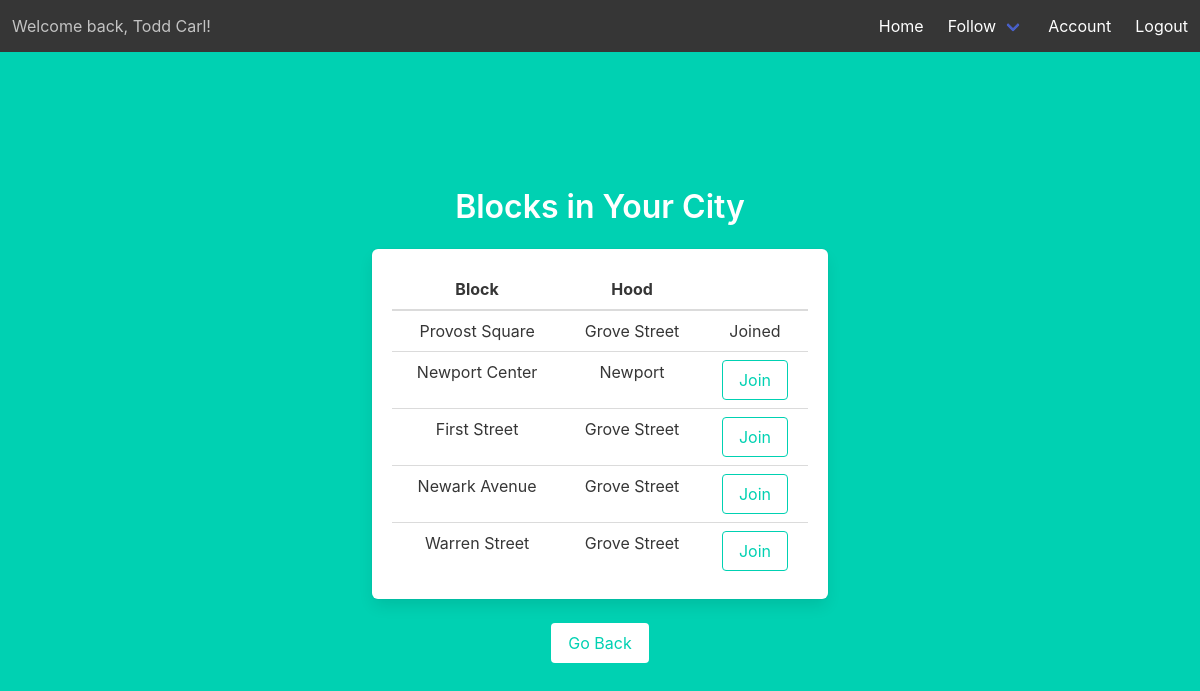
Page /blocks (signed in) on the committed database.
### models.py (models this page shows)
class Users(UserMixin, db.Model):
    __tablename__ = 'Users'
    id = db.Column(db.Integer, primary_key=True)
    email = db.Column(db.String(45), unique=True, nullable=False)
    pword = db.Column(db.String(45), nullable=False)
    fname = db.Column(db.String(45), nullable=False)
    lname = db.Column(db.String(45), nullable=False)
    street_addr = db.Column(db.String(45), nullable=False)
    cid = db.Column(db.Integer, db.ForeignKey('City.id'), nullable=False)
    uprofile = db.Column(db.Text)
    photo = db.Column(db.Text)
    last_login_timestamp = db.Column(db.DateTime, default=datetime.now())

class Blocks(db.Model):
    __tablename__ = 'Blocks'
    id = db.Column(db.Integer, primary_key=True)
    bname = db.Column(db.String(45), nullable=False)
    sw_lat = db.Column(db.Float, nullable=False)
    sw_lat = db.Column(db.Float, nullable=False)
    sw_lat = db.Column(db.Float, nullable=False)
    sw_lat = db.Column(db.Float, nullable=False)
    bpopulation = db.Column(db.Integer, nullable=False)

class Hood(db.Model):
    __tablename__ = 'Hood'
    id = db.Column(db.Integer, primary_key=True)
    hname = db.Column(db.String(45), nullable=False)
    sw_lat = db.Column(db.Float, nullable=False)
    sw_lat = db.Column(db.Float, nullable=False)
    sw_lat = db.Column(db.Float, nullable=False)
    sw_lat = db.Column(db.Float, nullable=False)
    hpopulation = db.Column(db.Integer, nullable=False)

### location.py (the view, shortened to what this page needs)
@location.route('/blocks')
@login_required
def blocks():
    my_membership = get_my_membership()
    if my_membership:
        my_block_id = my_membership.bid
        if my_membership.approval_count == -1:
            status = 'Joined'
        else:
            status = 'Pending'
        blocks_hood_id_list = []
        for i in Location.query.filter_by(cid=current_user.cid).all():
            if i.bid != my_block_id:
                blocks_hood_id_list.append([i.bid, i.hid])
            else:
                my_hood_id = i.hid
        blocks_hood_list = []
        for i in blocks_hood_id_list:
            blocks_hood_list.append([Blocks.query.filter_by(
                id=i[0]).first(), Hood.query.filter_by(id=i[1]).first()])
        my_blocks_hood_id = [my_block_id, my_hood_id]
        my_blocks_hood = [Blocks.query.filter_by(id=my_blocks_hood_id[0]).first(
        ), Hood.query.filter_by(id=my_blocks_hood_id[1]).first()]
        return render_template('blocks.html', status=status, my_blocks_hood=my_blocks_hood, blocks_hood=blocks_hood_list)

### location.py (called while the page is built)
@login_required
def get_my_membership():
    return Membership.query.filter_by(uid=current_user.id).first()

### templates/blocks.html (shortened to what this page needs)
{% extends "base.html" %}
{% block content %}
<div class="column is-6 is-offset-3">
    <h1 class="title">
        Blocks in Your City
    </h1>
    <div class="box">
        <table class="table is-fullwidth">
            <thead>
                <tr>
                    <th>Block</th>
                    <th>Hood</th>
                    <th></th>
                </tr>
            </thead>
            <tbody>
                {% if my_blocks_hood %}
                <tr>
                    <td>{{ my_blocks_hood[0].bname }}</td>
                    <td>{{ my_blocks_hood[1].hname }}</td>
                    <td>
                        {{ status }}
                    </td>
                </tr>
                {% endif %}
                {% for i in blocks_hood %}
                <tr>
                    <td>{{ i[0].bname }}</td>
                    <td>{{ i[1].hname }}</td>
                    <td>
                        <form method="POST" action="/blocks">
                            <div class="control">
                                <input class="button is-primary is-outlined" type="submit" name="action" value="Join">
                            </div>
                        </form>
                    </td>
                </tr>
                {% endfor %}
            </tbody>
        </table>
    </div>
    <button class="button is-primary is-inverted" onclick="goBack()">Go Back</button>
</div>
{% endblock %}

### templates/base.html (shortened to what this page needs)
<!DOCTYPE html>
<html>
<head>
    <link rel="stylesheet" href="https://cdnjs.cloudflare.com/ajax/libs/bulma/0.7.2/css/bulma.min.css" />
</head>
<body>
    <section class="hero is-primary is-fullheight">
        <div class="hero-head">
            <nav class="navbar has-background-dark" role="navigation" aria-label="main navigation">
                {% if current_user.is_authenticated %}
                <div class="navbar-start">
                    <p class="navbar-item">
                        Welcome back, {{ current_user.fname }} {{ current_user.lname }}!
                    </p>
                </div>
                {% endif %}
                <div id="navbarMenuHeroA" class="navbar-menu ">
                    <div class="navbar-end">
                        <a href="{{ url_for('main.index') }}" class="navbar-item">
                            Home
                        </a>
                        {% if current_user.is_authenticated %}
                        <div class="navbar-item has-dropdown is-hoverable has-text-white has-background-dark">
                            <a class="navbar-link has-background-dark">
                                Follow
                            </a>
                        </div>
                        {% endif %}
                        {% if current_user.is_authenticated %}
                        <a href="{{ url_for('acc.account') }}" class="navbar-item">
                            Account
                        </a>
                        {% endif %}
                        {% if current_user.is_authenticated %}
                        <a href="{{ url_for('auth.logout') }}" class="navbar-item">
                            Logout
                        </a>
                        {% endif %}
                    </div>
                </div>
            </nav>
        </div>
        <div class="hero-body">
            <div class="container has-text-centered">
                {% block content %}
                {% endblock %}
            </div>
        </div>
    </section>
</body>
</html>

### rows in the picture
Users: fname "Todd", lname "Carl"
Blocks: bname "Provost Square"
Hood: hname "Grove Street"
Blocks: bname "Newport Center", hname "Newport"
Blocks: bname "First Street", hname "Grove Street"
Blocks: bname "Newark Avenue", hname "Grove Street"
Blocks: bname "Warren Street", hname "Grove Street"

### other values in the picture
{{ status }} "Joined"
